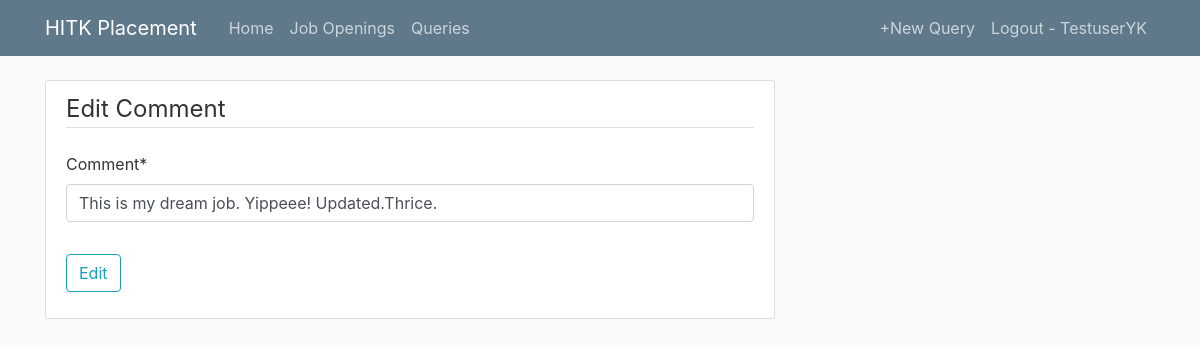
/placementPosts/post/2/comment/2/update (signed in), run on an earlier commit of the app's database.
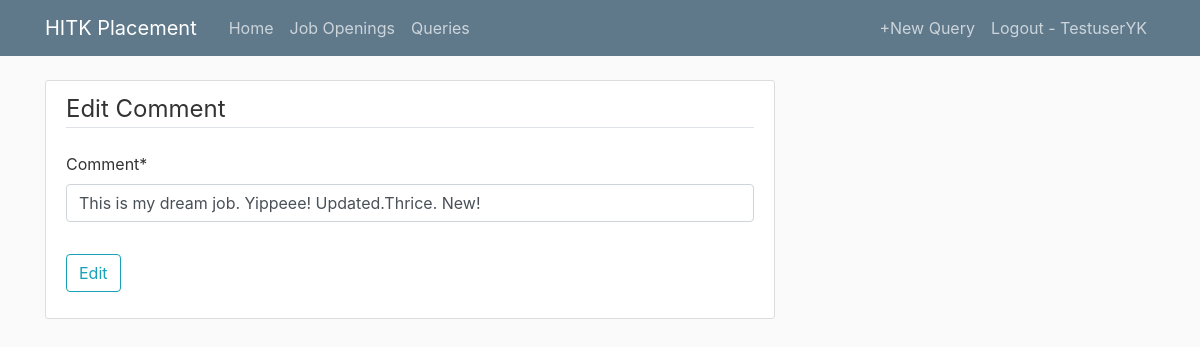
And on a later commit of the database.
### placementPosts/models.py (models this page shows, shortened)
class CommentOnPost(models.Model):
	author = models.ForeignKey(User,on_delete=models.CASCADE)
	datePosted = models.DateTimeField(default=timezone.now)
	comment = models.CharField(max_length=800)
	post = models.ForeignKey(Post,on_delete=models.CASCADE)

### placementPosts/views.py (the view, shortened to what this page needs)
# urls.py: path('post/<int:fk>/comment/<int:pk>/update',CommentUpdateView.as_view(), name='pcomment-update'),
class CommentUpdateView(LoginRequiredMixin, UserPassesTestMixin, UpdateView):
	model = CommentOnPost
	fields = ['comment']
	def test_func(self):
		comment = self.get_object()
		if self.request.user == comment.author:
			return True
		return False

### placementPosts/templates/placementPosts/commentonpost_form.html (shortened to what this page needs)
{% extends "home/base.html" %}
{% load crispy_forms_tags %}
{% block content %}
    <div class="content-section">
        <form method="POST">
            <fieldset class="form-group">
                <legend class="border-bottom mb-4">Edit Comment</legend>
                {{ form|crispy  }}
            </fieldset>
            <div class="form-group">
                <button class="btn btn-outline-info" type="submit">Edit</button>
            </div>
        </form>
    </div>
{% endblock content %}

What changed in the data, as far as the page shows it:
changed CommentOnPost: comment "This is my dream job. Yippeee! Updated.Thrice." → "This is my dream job. Yippeee! Updated.Thrice. New!"
